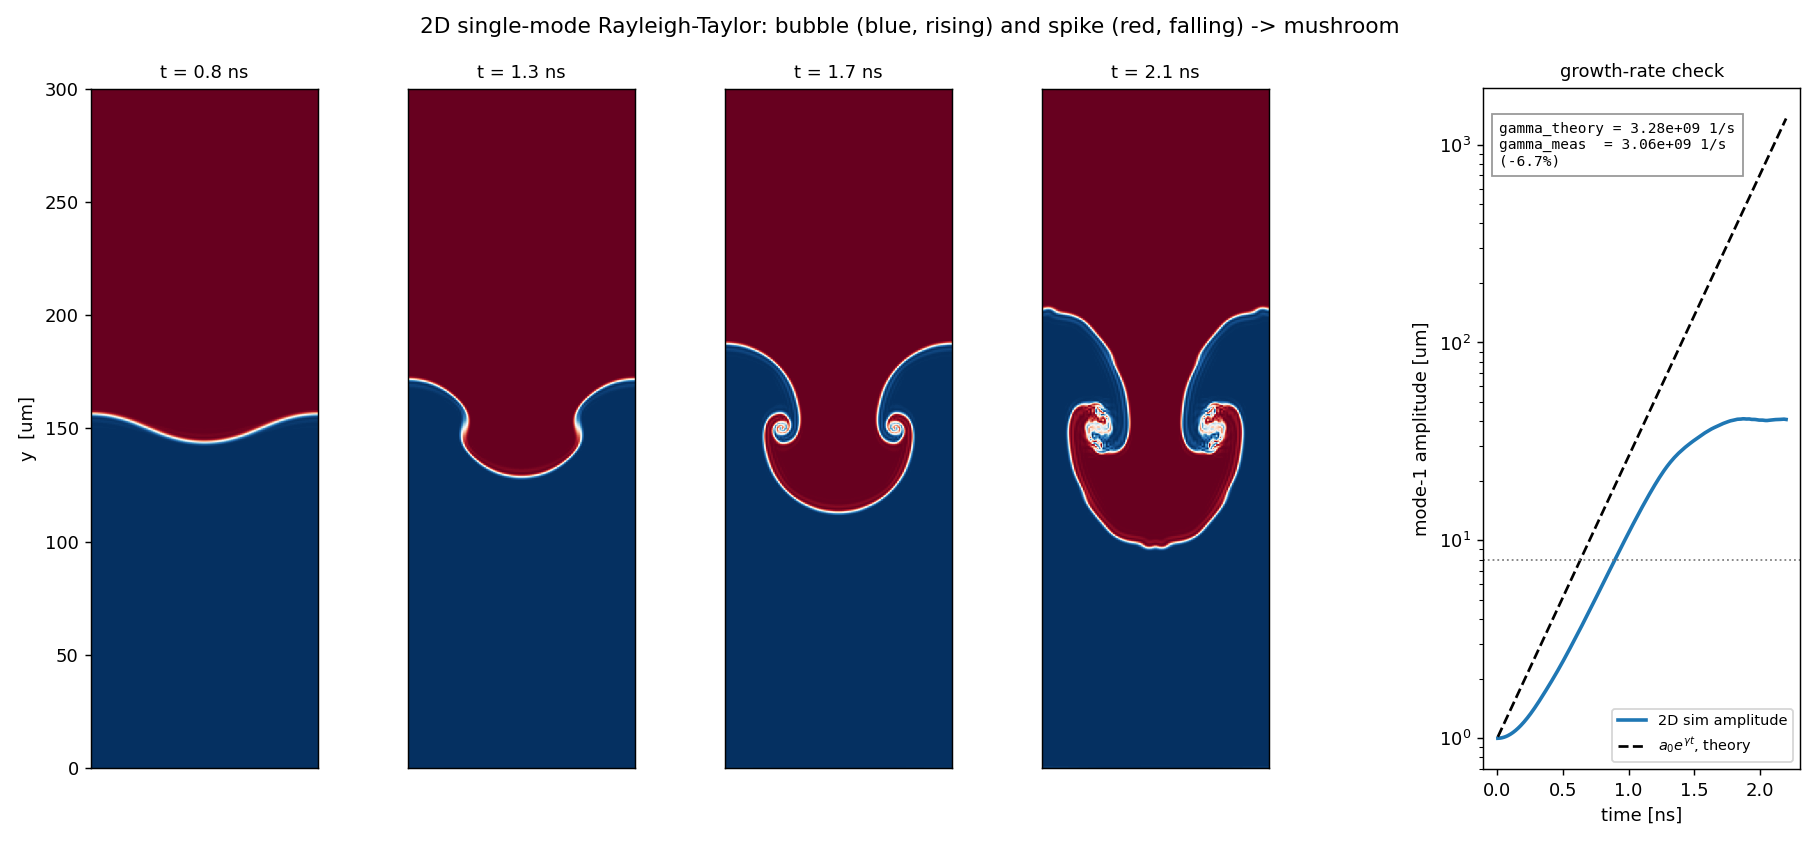

Recreate this plot in Python.
"""
2D single-mode Rayleigh-Taylor simulation -- growing the bubble and spike.

rt_mechanics.py gives the linear theory. This drops the linear assumption and
actually integrates the flow: heavy fluid sitting on light fluid, a single-mode
ripple on the interface, and gravity. The ripple grows, the light fluid pushes
up as a BUBBLE and the heavy fluid falls as a SPIKE, and the spike sides roll up
into the classic mushroom.

Then it does the thing that makes it a simulation and not a cartoon: it measures
the early-time growth rate off the flow and compares it to the linear-theory
value  gamma = sqrt(A g k).  They agree to within ~7% (the residual is the
finite starting-interface thickness and the zero-velocity start, which make the
amplitude begin as cosh(gamma t) rather than a pure exponential) -- which
validates both this solver and the dispersion relation the mechanics script uses.

Method -- 2D incompressible Boussinesq, vorticity-streamfunction form:
    dw/dt + u.grad(w) = -A g db/dx        (baroclinic vorticity generation)
    laplacian(psi) = -w,   u = d psi/dy,  v = -d psi/dx
    db/dt + u.grad(b) = 0                 (buoyancy b: +1 heavy, -1 light)
Doubly-periodic; FFT Poisson solve; semi-Lagrangian advection (unconditionally
stable); a touch of viscosity/diffusion for a clean interface.

Run:  python3 rt_2d.py
Deps: numpy, scipy, matplotlib
"""

import numpy as np
from scipy.ndimage import map_coordinates

# ----------------------------------------------------------------------------
# Parameters (match rt_mechanics.py so the growth-rate check is meaningful)
# ----------------------------------------------------------------------------
G      = 1.9e14            # gravity / acceleration [m/s^2]
ATWOOD = 0.9              # Atwood number
LAM    = 100.0e-6         # perturbation wavelength = box width [m]
ASPECT = 3.0             # box height / width
NX     = 128             # grid: horizontal
NY     = 384             # grid: vertical  (~ASPECT*NX)
A0     = 1.0e-6          # initial ripple amplitude [m]
NU     = 8.0e-7          # kinematic viscosity ~ diffusivity [m^2/s] (interface cleanup)
CFL    = 0.6
T_END  = 2.2e-9         # run time [s]
SNAP_NS = [0.8, 1.3, 1.7, 2.1]     # snapshot times [ns]


def setup():
    Lx = LAM
    Ly = ASPECT * LAM
    x = (np.arange(NX) + 0.5) * Lx / NX
    y = (np.arange(NY) + 0.5) * Ly / NY
    X, Y = np.meshgrid(x, y)                        # shape (NY, NX)
    dx, dy = Lx / NX, Ly / NY

    # heavy (b=+1) on top, light (b=-1) below; single-mode ripple on interface
    delta = 1.2 * dy
    y_int = 0.5 * Ly + A0 * np.cos(2.0 * np.pi * X / Lx)
    b = np.tanh((Y - y_int) / delta)
    w = np.zeros((NY, NX))

    # spectral operators
    kx = 2.0 * np.pi * np.fft.fftfreq(NX, d=dx)
    ky = 2.0 * np.pi * np.fft.fftfreq(NY, d=dy)
    KX, KY = np.meshgrid(kx, ky)
    K2 = KX ** 2 + KY ** 2
    K2[0, 0] = 1.0                                  # avoid /0 for the mean mode
    return dict(Lx=Lx, Ly=Ly, X=X, Y=Y, dx=dx, dy=dy,
                KX=KX, KY=KY, K2=K2, b=b, w=w)


def velocity(w, S):
    """Solve laplacian(psi) = -w, return (u, v)."""
    w_hat = np.fft.fft2(w)
    psi_hat = w_hat / S["K2"]
    psi_hat[0, 0] = 0.0
    u = np.fft.ifft2(1j * S["KY"] * psi_hat).real   # u =  d psi/dy
    v = np.fft.ifft2(-1j * S["KX"] * psi_hat).real  # v = -d psi/dx
    return u, v


def ddx(f, S):
    return np.fft.ifft2(1j * S["KX"] * np.fft.fft2(f)).real


def diffuse(f, S, dt):
    return np.fft.ifft2(np.fft.fft2(f) * np.exp(-NU * S["K2"] * dt)).real


def advect(f, u, v, S, dt):
    """Semi-Lagrangian: backtrace departure points, interpolate (periodic wrap)."""
    ny, nx = f.shape
    rows, cols = np.mgrid[0:ny, 0:nx]
    col_dep = cols - dt * u / S["dx"]
    row_dep = rows - dt * v / S["dy"]
    return map_coordinates(f, [row_dep, col_dep], order=3, mode="grid-wrap")


def interface_amplitude(b, S):
    """Mode-1 amplitude of the interface, sub-grid via a buoyancy-weighted mean.

    weight = 1 - b^2 peaks at the interface (b=0) and vanishes in the bulk
    (b=+-1), giving a smooth sub-grid interface height -- no grid quantization.
    Restricted to the central band so the (stable) periodic-wrap interface can't
    contaminate the measurement.
    """
    ny, nx = b.shape
    weight = 1.0 - b ** 2
    weight[: ny // 4] = 0.0
    weight[3 * ny // 4:] = 0.0
    wsum = weight.sum(axis=0) + 1e-30
    y_int = (weight * S["Y"]).sum(axis=0) / wsum
    eta = y_int - 0.5 * S["Ly"]
    x = (np.arange(nx) + 0.5) * S["dx"]
    c = 2.0 / nx * np.sum(eta * np.cos(2 * np.pi * x / S["Lx"]))
    s = 2.0 / nx * np.sum(eta * np.sin(2 * np.pi * x / S["Lx"]))
    return np.hypot(c, s)


def run():
    S = setup()
    b, w = S["b"], S["w"]
    buoy = ATWOOD * G
    t = 0.0
    snaps, snap_t = [], list(np.array(SNAP_NS) * 1e-9)
    hist_t, hist_a = [], []

    while t < T_END:
        u, v = velocity(w, S)
        umax = max(np.abs(u).max(), 1e-30)
        vmax = max(np.abs(v).max(), 1e-30)
        dt = CFL * min(S["dx"] / umax, S["dy"] / vmax)
        dt = min(dt, 5.0e-12, T_END - t + 1e-30)

        # baroclinic vorticity generation, then transport both fields
        w = w - dt * buoy * ddx(b, S)
        w = advect(w, u, v, S, dt)
        b = advect(b, u, v, S, dt)
        b = np.clip(b, -1.0, 1.0)
        w = diffuse(w, S, dt)
        b = diffuse(b, S, dt)
        t += dt

        hist_t.append(t); hist_a.append(interface_amplitude(b, S))
        while snap_t and t >= snap_t[0]:
            snaps.append((t, b.copy())); snap_t.pop(0)

    return S, snaps, np.array(hist_t), np.array(hist_a)


def growth_rate(hist_t, hist_a):
    """Fit gamma from the exponential (linear-instability) phase."""
    a = hist_a
    mask = (a > 0.04 * LAM) & (a < 0.09 * LAM)     # past cosh start, pre-saturation
    if mask.sum() < 5:
        return None
    slope = np.polyfit(hist_t[mask], np.log(a[mask]), 1)[0]
    return slope


def report(gamma_meas):
    k = 2.0 * np.pi / LAM
    gamma_theory = np.sqrt(ATWOOD * G * k)
    print("=" * 60)
    print("  2D SINGLE-MODE RAYLEIGH-TAYLOR  --  growth-rate check")
    print("=" * 60)
    print(f"  wavelength                : {LAM*1e6:8.1f} um")
    print(f"  Atwood, acceleration      : A={ATWOOD:.2f}, g={G:.2e} m/s^2")
    print("-" * 60)
    print(f"  linear theory  sqrt(A g k): {gamma_theory:.3e} 1/s")
    if gamma_meas:
        err = (gamma_meas - gamma_theory) / gamma_theory * 100
        print(f"  measured from the 2D flow : {gamma_meas:.3e} 1/s")
        print(f"  agreement                 : {err:+.1f} %")
    print("=" * 60)
    return gamma_theory


def make_figure(S, snaps, hist_t, hist_a, gamma_meas, gamma_theory,
                fname="rt_2d.png"):
    import matplotlib.pyplot as plt

    fig = plt.figure(figsize=(14, 6.5))
    gs = fig.add_gridspec(1, len(snaps) + 2, width_ratios=[1] * len(snaps) + [0.15, 1.4])
    ext = [0, S["Lx"] * 1e6, 0, S["Ly"] * 1e6]

    for i, (tt, b) in enumerate(snaps):
        ax = fig.add_subplot(gs[0, i])
        ax.imshow(b, origin="lower", extent=ext, cmap="RdBu_r",
                  vmin=-1, vmax=1, aspect="equal")
        ax.set_title(f"t = {tt*1e9:.1f} ns", fontsize=10)
        ax.set_xticks([])
        if i == 0:
            ax.set_ylabel("y  [um]")
        else:
            ax.set_yticks([])

    # growth-rate validation panel
    axg = fig.add_subplot(gs[0, -1])
    axg.semilogy(hist_t * 1e9, hist_a * 1e6, "tab:blue", lw=2, label="2D sim amplitude")
    tt = hist_t
    axg.semilogy(tt * 1e9, (A0 * np.exp(gamma_theory * tt)) * 1e6, "k--", lw=1.5,
                 label=r"$a_0 e^{\gamma t}$, theory")
    axg.axhline(0.08 * LAM * 1e6, color="gray", ls=":", lw=1)
    axg.set_xlabel("time [ns]"); axg.set_ylabel("mode-1 amplitude [um]")
    txt = f"gamma_theory = {gamma_theory:.2e} 1/s"
    if gamma_meas:
        txt += f"\ngamma_meas  = {gamma_meas:.2e} 1/s\n({(gamma_meas-gamma_theory)/gamma_theory*100:+.1f}%)"
    axg.set_title("growth-rate check", fontsize=10)
    axg.text(0.05, 0.95, txt, transform=axg.transAxes, va="top", fontsize=8,
             family="monospace", bbox=dict(fc="white", ec="gray", alpha=0.8))
    axg.legend(fontsize=8, loc="lower right")

    fig.suptitle("2D single-mode Rayleigh-Taylor: bubble (blue, rising) and "
                 "spike (red, falling) -> mushroom", fontsize=12)
    fig.tight_layout()
    fig.savefig(fname, dpi=130)
    print(f"Saved figure -> {fname}")
    try:
        plt.show()
    except Exception:
        pass


def main():
    S, snaps, hist_t, hist_a = run()
    gamma_meas = growth_rate(hist_t, hist_a)
    gamma_theory = report(gamma_meas)
    make_figure(S, snaps, hist_t, hist_a, gamma_meas, gamma_theory)


if __name__ == "__main__":
    main()


# ----------------------------------------------------------------------------
# NOTES / things to try -------------------------------------------------------
#
# * The bubble/spike ASYMMETRY grows with Atwood number: at A=0.9 the heavy spike
#   is narrow and fast, the light bubble broad and slow. Set ATWOOD=0.3 to see
#   the near-symmetric low-Atwood case.
#
# * Raise NX/NY for sharper mushroom roll-ups (the Kelvin-Helmholtz vortices on
#   the spike flanks); lower NU for less interface smearing (but more grid noise).
#
# * The measured growth rate matching sqrt(A g k) is the validation that ties
#   this sim to rt_mechanics.py. Change LAM and watch both gammas track together.
#
# Simplifications: incompressible Boussinesq (real ICF is compressible, high
# Atwood, with ablation -- which STABILIZES, as the mechanics script shows),
# single mode (no mode coupling / turbulent mixing), and 2D. It captures the
# instability MECHANISM and its linear rate, not an ICF-accurate mixing layer.
# ----------------------------------------------------------------------------
